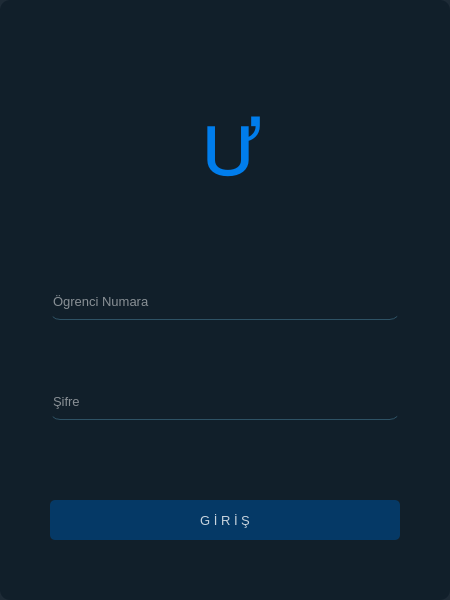
<?xml version="1.0" encoding="UTF-8"?>
<ui version="4.0">
 <class>Form</class>
 <widget class="QWidget" name="Form">
  <property name="geometry">
   <rect>
    <x>0</x>
    <y>0</y>
    <width>450</width>
    <height>600</height>
   </rect>
  </property>
  <property name="windowTitle">
   <string>Form</string>
  </property>
  <property name="styleSheet">
   <string notr="true">background-color:rgba(16,30,41,240);
border-radius:10px;</string>
  </property>
  <widget class="QPushButton" name="ogrenicigirisbutton">
   <property name="geometry">
    <rect>
     <x>50</x>
     <y>500</y>
     <width>350</width>
     <height>40</height>
    </rect>
   </property>
   <property name="font">
    <font>
     <pointsize>10</pointsize>
    </font>
   </property>
   <property name="styleSheet">
    <string notr="true">QPushButton#ogrenicigirisbutton{
background-color:rgba(2,65,118,255);
color:rgba(255,255,255,200);
border-radius:5px;
}
QPushButton#ogrenicigirisbutton:pressed{
padding-left:5px;
padding-top:5px;
background-color:rgba(2,65,118,255);
background-position:clac(100%-10px)center;
}
QPushButton#ogrenicigirisbutton{
background-color:rgba(2,65,118,200);
 }</string>
   </property>
   <property name="text">
    <string>G İ R İ Ş</string>
   </property>
  </widget>
  <widget class="QLineEdit" name="ogrenicinumara">
   <property name="geometry">
    <rect>
     <x>50</x>
     <y>290</y>
     <width>350</width>
     <height>30</height>
    </rect>
   </property>
   <property name="font">
    <font>
     <pointsize>10</pointsize>
    </font>
   </property>
   <property name="styleSheet">
    <string notr="true">background-color:rgba(0,0,0,0);
border:1px solid rgba(0,0,0,0);
border-bottom-color:rgba(46,82,101,255);
color:rgb(255,255,255);
padding-bottom:7px</string>
   </property>
   <property name="placeholderText">
    <string>Ögrenci Numara</string>
   </property>
  </widget>
  <widget class="QLineEdit" name="ogrenicisifre">
   <property name="geometry">
    <rect>
     <x>50</x>
     <y>390</y>
     <width>350</width>
     <height>30</height>
    </rect>
   </property>
   <property name="font">
    <font>
     <pointsize>10</pointsize>
    </font>
   </property>
   <property name="styleSheet">
    <string notr="true">background-color:rgba(0,0,0,0);
border:1px solid rgba(0,0,0,0);
border-bottom-color:rgba(46,82,101,255);
color:rgb(255,255,255);
padding-bottom:7px</string>
   </property>
   <property name="text">
    <string/>
   </property>
   <property name="echoMode">
    <enum>QLineEdit::Password</enum>
   </property>
   <property name="placeholderText">
    <string>Şifre</string>
   </property>
  </widget>
  <widget class="QLabel" name="label">
   <property name="geometry">
    <rect>
     <x>80</x>
     <y>40</y>
     <width>300</width>
     <height>190</height>
    </rect>
   </property>
   <property name="font">
    <font>
     <pointsize>70</pointsize>
    </font>
   </property>
   <property name="styleSheet">
    <string notr="true">background-color:rgba(0,0,0,0);
color:rgba(0,125,236,255);
</string>
   </property>
   <property name="text">
    <string></string>
   </property>
   <property name="alignment">
    <set>Qt::AlignCenter</set>
   </property>
  </widget>
 </widget>
 <resources/>
 <connections/>
</ui>
